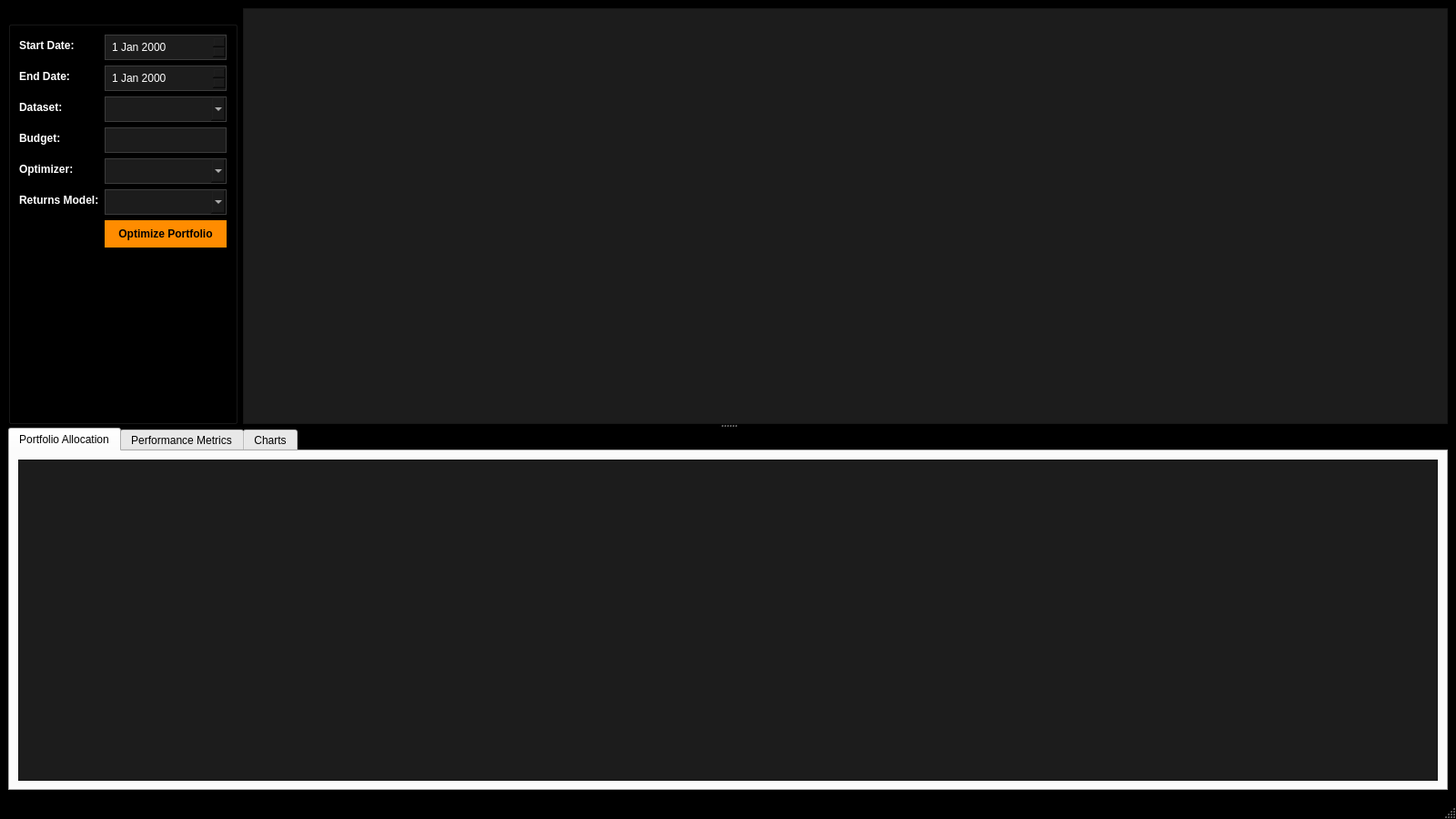
<?xml version="1.0" encoding="UTF-8"?>
<ui version="4.0">
 <class>MainWindow</class>
 <widget class="QMainWindow" name="MainWindow">
  <property name="geometry">
   <rect>
    <x>100</x>
    <y>100</y>
    <width>1600</width>
    <height>900</height>
   </rect>
  </property>
  <property name="windowTitle">
   <string>ProfiNetics - Advanced Portfolio Optimization</string>
  </property>
  <property name="styleSheet">
   <string notr="true">
    QMainWindow { background-color: #000000; color: #FFFFFF; }
    QLabel { color: #FFFFFF; font-size: 12px; font-weight: bold; }
    QComboBox, QDateEdit, QLineEdit { 
        background-color: #1C1C1C; 
        color: #FFFFFF; 
        border: 1px solid #3C3C3C;
        padding: 5px;
        font-size: 12px;
    }
    QPushButton { 
        background-color: #FF8C00; 
        color: #000000; 
        border: none; 
        padding: 8px 15px;
        font-size: 12px;
        font-weight: bold;
    }
    QPushButton:hover { background-color: #FFA500; }
    QTextEdit, QTableWidget { 
        background-color: #1C1C1C; 
        color: #FFFFFF;
        font-size: 12px;
        gridline-color: #3C3C3C;
    }
    QHeaderView::section {
        background-color: #2C2C2C;
        color: #FFFFFF;
        padding: 5px;
        border: 1px solid #3C3C3C;
    }
   </string>
  </property>
  <widget class="QWidget" name="centralwidget">
   <layout class="QVBoxLayout" name="verticalLayout">
    <item>
     <widget class="QSplitter" name="mainSplitter">
      <property name="orientation">
       <enum>Qt::Vertical</enum>
      </property>
      <widget class="QWidget" name="topWidget" native="true">
       <layout class="QHBoxLayout" name="horizontalLayout">
        <item>
         <widget class="QGroupBox" name="inputGroup">
          <property name="title">
           <string>Input Parameters</string>
          </property>
          <layout class="QFormLayout" name="formLayout">
           <item row="0" column="0">
            <widget class="QLabel" name="label">
             <property name="text">
              <string>Start Date:</string>
             </property>
            </widget>
           </item>
           <item row="0" column="1">
            <widget class="QDateEdit" name="startDate"/>
           </item>
           <item row="1" column="0">
            <widget class="QLabel" name="label_2">
             <property name="text">
              <string>End Date:</string>
             </property>
            </widget>
           </item>
           <item row="1" column="1">
            <widget class="QDateEdit" name="endDate"/>
           </item>
           <item row="2" column="0">
            <widget class="QLabel" name="label_3">
             <property name="text">
              <string>Dataset:</string>
             </property>
            </widget>
           </item>
           <item row="2" column="1">
            <widget class="QComboBox" name="stockCombo"/>
           </item>
           <item row="3" column="0">
            <widget class="QLabel" name="label_4">
             <property name="text">
              <string>Budget:</string>
             </property>
            </widget>
           </item>
           <item row="3" column="1">
            <widget class="QLineEdit" name="budgetInput"/>
           </item>
           <item row="4" column="0">
            <widget class="QLabel" name="label_5">
             <property name="text">
              <string>Optimizer:</string>
             </property>
            </widget>
           </item>
           <item row="4" column="1">
            <widget class="QComboBox" name="optimizerCombo"/>
           </item>
           <item row="5" column="0">
            <widget class="QLabel" name="label_6">
             <property name="text">
              <string>Returns Model:</string>
             </property>
            </widget>
           </item>
           <item row="5" column="1">
            <widget class="QComboBox" name="returnsCombo"/>
           </item>
           <item row="6" column="1">
            <widget class="QPushButton" name="calculateButton">
             <property name="text">
              <string>Optimize Portfolio</string>
             </property>
            </widget>
           </item>
          </layout>
         </widget>
        </item>
        <item>
         <widget class="QTableWidget" name="dataTable">
          <property name="sizePolicy">
           <sizepolicy hsizetype="Expanding" vsizetype="Expanding">
            <horstretch>1</horstretch>
            <verstretch>0</verstretch>
           </sizepolicy>
          </property>
         </widget>
        </item>
       </layout>
      </widget>
      <widget class="QTabWidget" name="resultsTabs">
       <property name="currentIndex">
        <number>0</number>
       </property>
       <widget class="QWidget" name="allocationTab">
        <attribute name="title">
         <string>Portfolio Allocation</string>
        </attribute>
        <layout class="QVBoxLayout" name="verticalLayout_2">
         <item>
          <widget class="QTableWidget" name="allocationTable"/>
         </item>
        </layout>
       </widget>
       <widget class="QWidget" name="performanceTab">
        <attribute name="title">
         <string>Performance Metrics</string>
        </attribute>
        <layout class="QVBoxLayout" name="verticalLayout_3">
         <item>
          <widget class="QTextEdit" name="performanceText"/>
         </item>
        </layout>
       </widget>
       <widget class="QWidget" name="chartTab">
        <attribute name="title">
         <string>Charts</string>
        </attribute>
        <layout class="QVBoxLayout" name="verticalLayout_4">
         <item>
          <widget class="QWidget" name="chartWidget" native="true"/>
         </item>
        </layout>
       </widget>
      </widget>
     </widget>
    </item>
   </layout>
  </widget>
  <widget class="QStatusBar" name="statusbar"/>
 </widget>
 <resources/>
 <connections/>
</ui>
